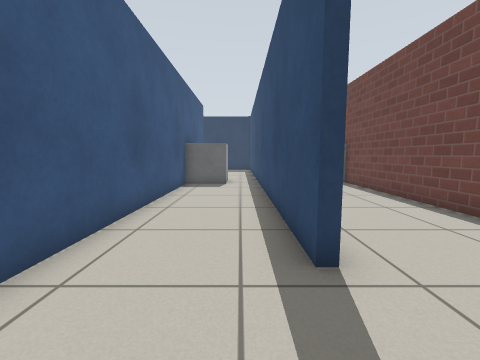
View 1 (above)

21 first-person views from a walk through a Gazebo world. The camera is 0.72 m above the floor, tilts 6° down and sees 90° across. The floor is counted in squares, 0.5 m on a side. Each view is taken from the middle of a square. On the plan, view 1 faces up. The plan holds only what a view shows up to about 13 squares ahead; the rest is blank. The robots in the file are not drawn. Simple patterns stand in for the simulator's built-in surfaces.

View 2
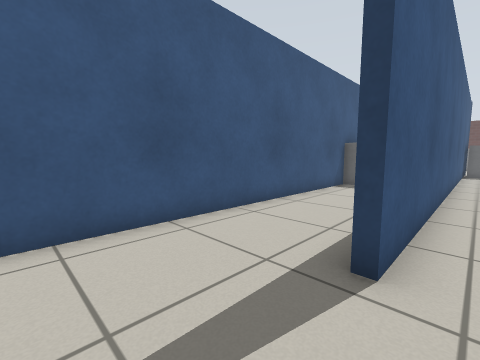

View 3
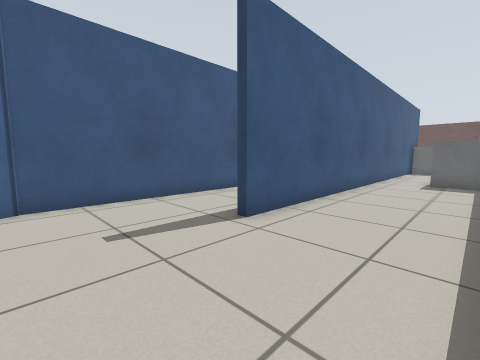

View 4
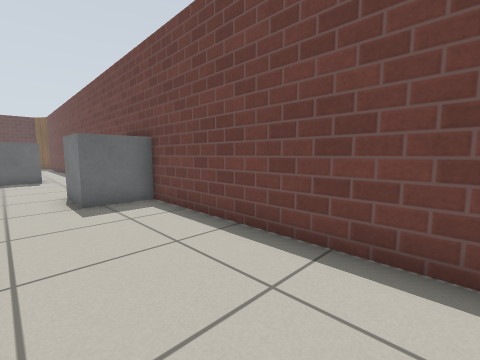

View 5
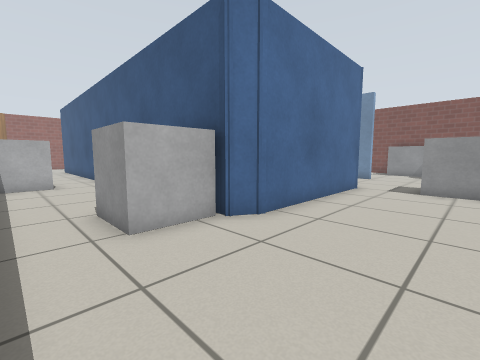

View 6
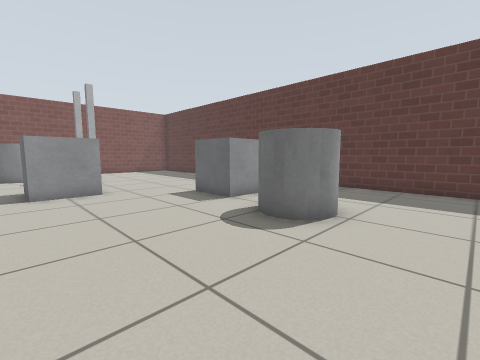

View 7
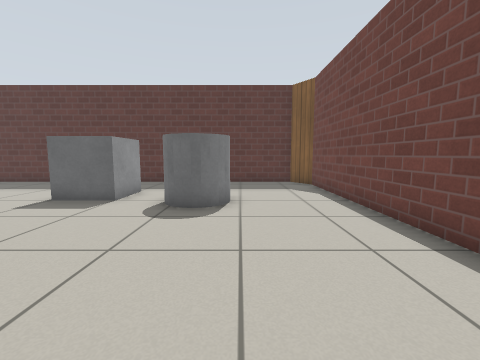

View 8
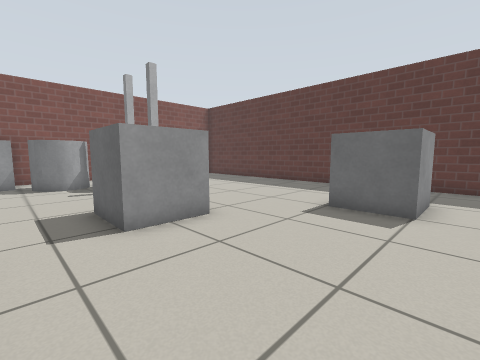

View 9
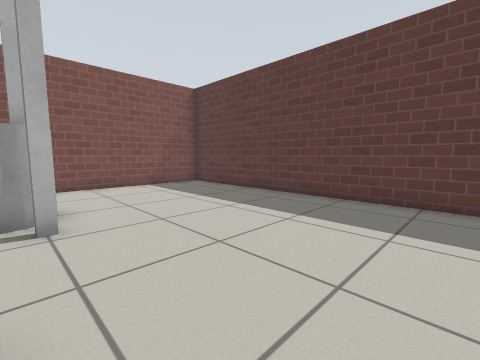

View 10
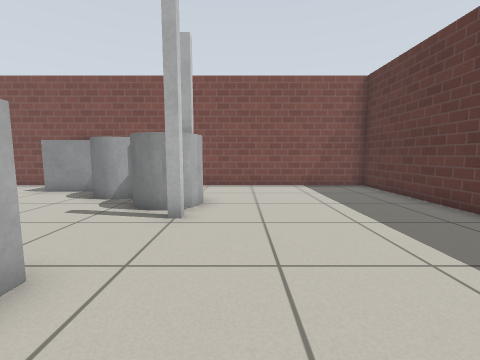

View 11
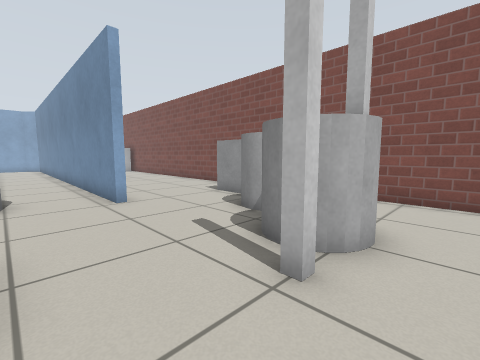

View 12
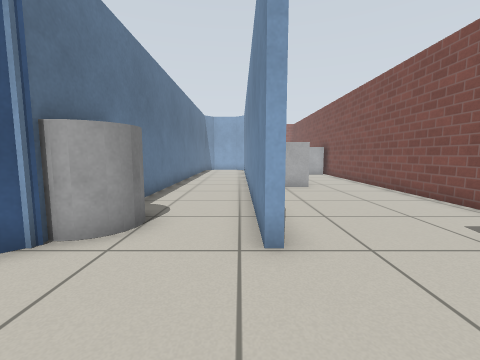

View 13
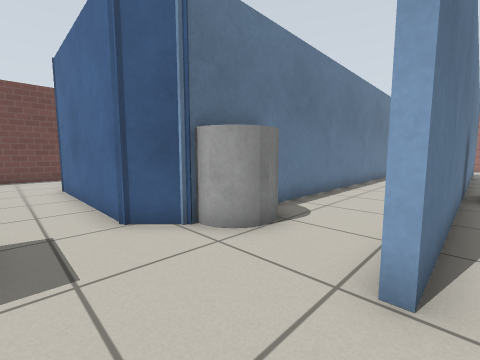

View 14
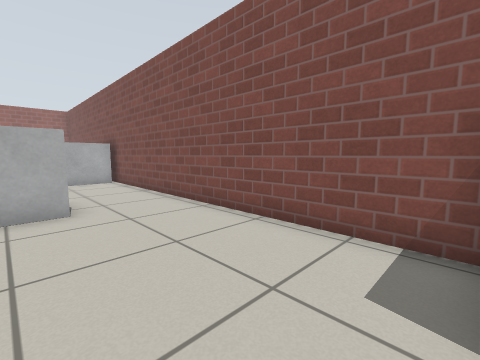

View 15
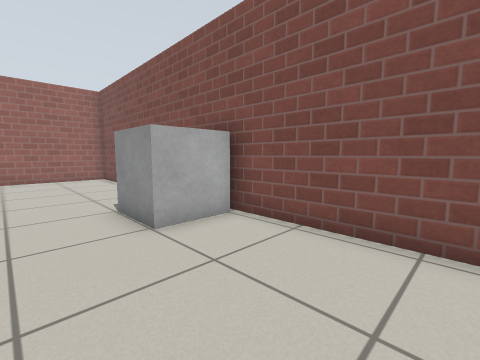

View 16
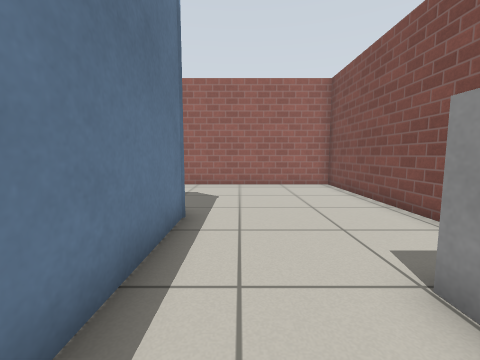

View 17
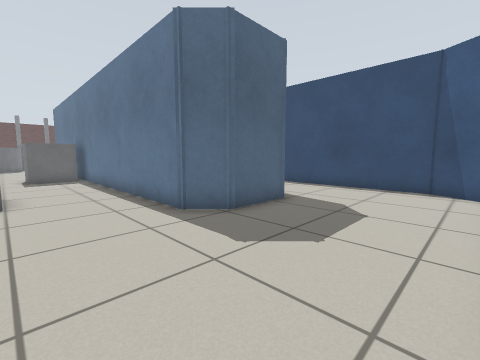

View 18
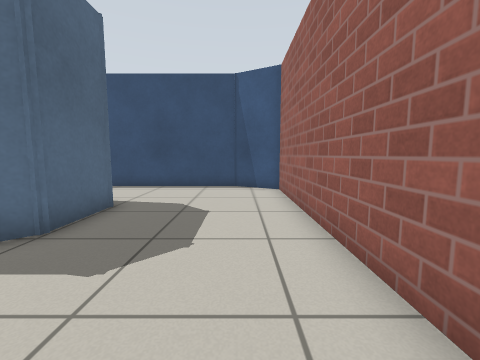

View 19
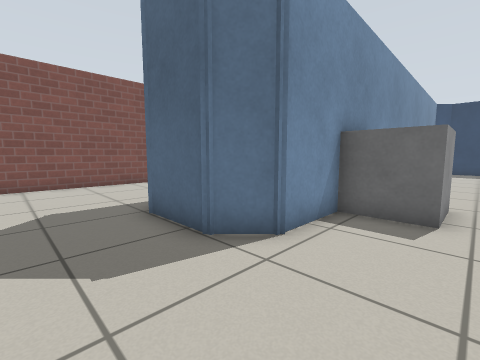

View 20
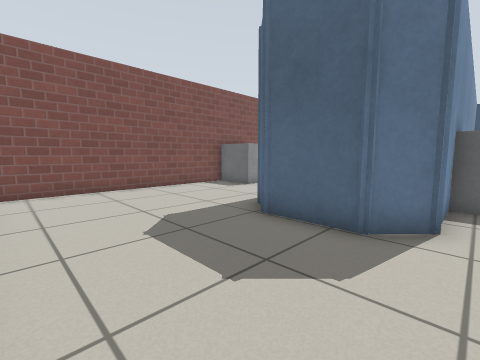

View 21
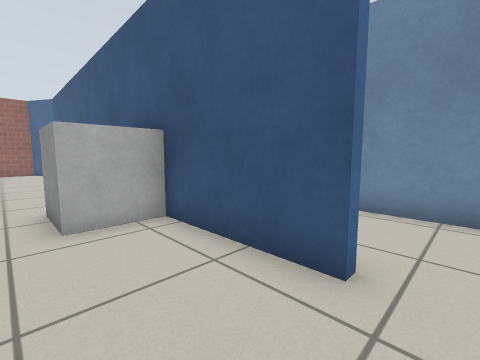

### Floor plan
Key: @ floor where view 1 was taken; # wall or solid block; . floor; B grey box; C grey cylinder.
Columns run from 17 left of view 1 to 6 right of it. Each row starts with its distance up from view 1.
 36 #######################
 35 #............ ........##
 34 #............  ........#
 33 #............  .. .....#
 32 #............  B. .....#
 31 #............BBB.CC....#
 30 #................CC....#
 29 #....C.................#
 28 #...C C................#
 27 #    C....BB...........#
 26 #   C.....BB...........#
 25 #..CC..................#
 24  B B...................#
 23  BB....... ########....#
 22 #.....#...C       #BB..
 21 #.....#..CCC      #BB..
 20 #.....#...#       #....#
 19 #.....#...#..... .#....#
 18 #.....#...#...#.. #....#
 17 #.....#...#...#...#....#
 16 #.....#...# ..#...#....#
 15 #...BBB...# ..#...#....#
 14 #...BBB...# ..#BB.#..BB#
 13 #.....#...# ..# B.#..BB#
 12 #.....#  .# ..#BB.#....#
 11 #.....#   # ..#...#....#
 10 #.....#   # ..#...#....#
  9 #.....#   #  .#...#....#
  8  BBB..#   #BB.#...#....#
  7  BBB..#   #BB.#...#....#
  6 #.....#   #BB.#...#....#
  5 #.....#   #...#...#....#
  4 #.....#   #...#...#....
  3 #.....#####...#...#....
  2 #.............#........
  1 #.............#........
  0 #.............#..@....
 -1 #.............#...... .
 -2 #.............#
 -3 ###############

Positions as (right, up) in squares from view 1, and headings:
1: (0, 0), facing up
2: (2, 0), facing up-left
3: (5, -1), facing up-left
4: (2, 5), facing up-right
5: (5, 27), facing down-left
6: (4, 25), facing up-left
7: (2, 23), facing up
8: (-1, 24), facing up-left
9: (-5, 28), facing up-left
10: (-5, 30), facing left
11: (-8, 30), facing down-left
12: (-10, 26), facing down
13: (-11, 25), facing down-right
14: (-12, 22), facing down-left
15: (-12, 13), facing down-left
16: (-12, 9), facing down
17: (-14, -2), facing up-right
18: (-14, -1), facing right
19: (-4, 0), facing up-left
20: (-6, -2), facing up-left
21: (0, 19), facing down-left
